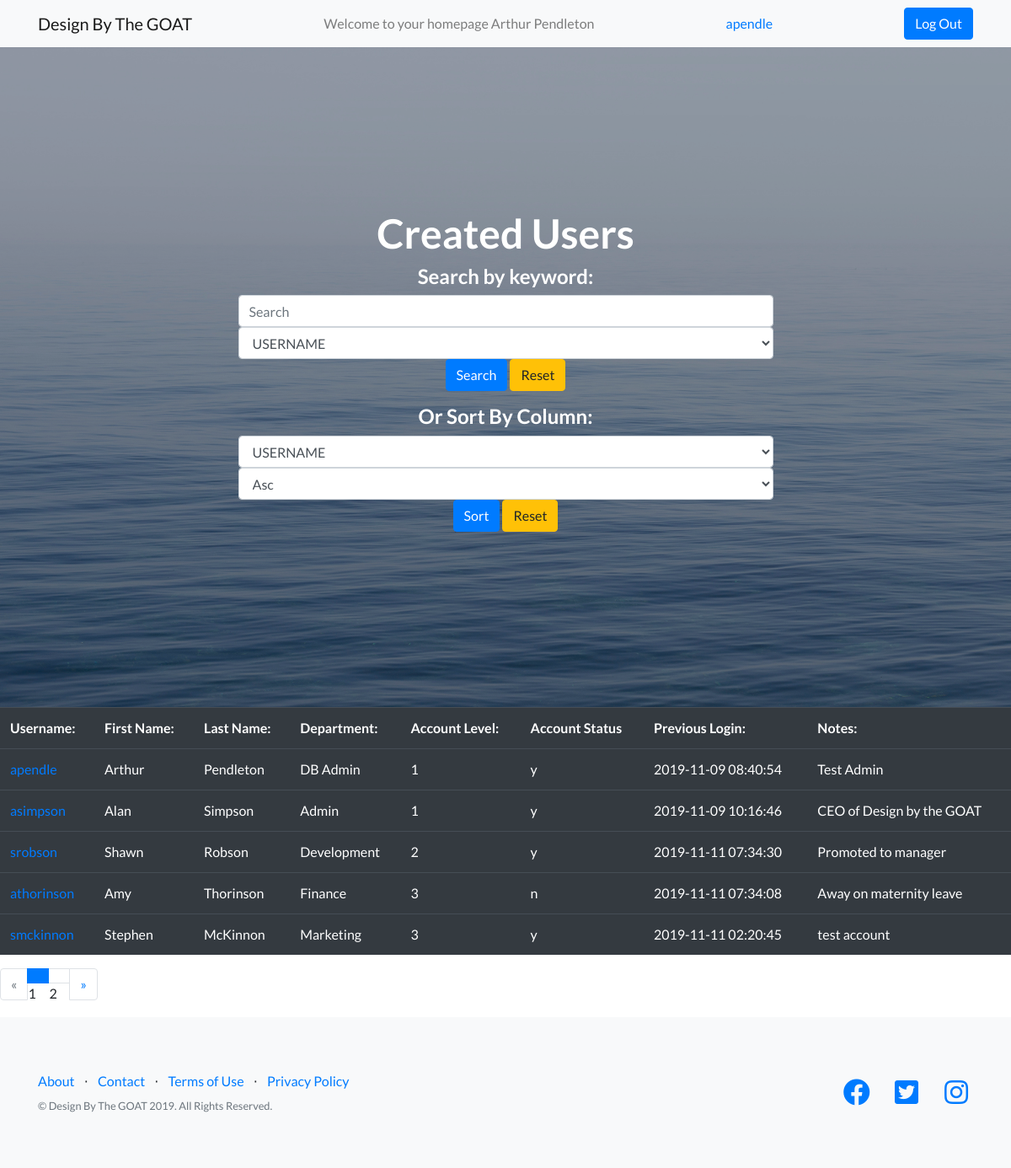
/users.php (signed in), run on the app's committed database.
### tables this page shows
CREATE TABLE `users` (
  `userID` int(5) NOT NULL COMMENT 'Primary key',
  `level` int(1) NOT NULL COMMENT 'Account level, can only be values 1 to 3',
  `department` varchar(100) DEFAULT NULL COMMENT 'department name',
  `active` char(1) NOT NULL COMMENT 'Account status, must be ''y'' or ''n''',
  `firstName` varchar(50) NOT NULL,
  `lastName` varchar(100) NOT NULL,
  `password` varchar(255) NOT NULL DEFAULT 'Password01',
  `lastLogin` datetime NOT NULL DEFAULT current_timestamp(),
  `notes` varchar(1000) DEFAULT NULL,
  `username` varchar(20) NOT NULL,
  `image` varchar(500) DEFAULT NULL,
  `bio` varchar(1000) DEFAULT NULL COMMENT 'user bio'
);

### users.php (the view, shortened to what this page needs)
<?php
    require('connect.php');
    $error = "You do not have clearance to view this page. Press back on your browser to return to the previous page.";
    if(isset($_GET['page'])){
      $page = $_GET['page'];
    }
    else{
      $page = 1;
    }
    $query = "SELECT * FROM users";
    $statement = $db->prepare($query);
    $statement->execute();
    $page_limit = 5;
    $result_count = $statement->rowCount();
    $page_total = ceil($result_count/$page_limit);
    $start_limit = ($page-1)*$page_limit;
    $query2 = "SELECT * FROM users ORDER BY userID LIMIT $start_limit, $page_limit";
    $statement2 = $db->prepare($query2);
    $statement2->execute();
    $level = $_SESSION['level'];
    $username = $_SESSION['username'];
    $name = $_SESSION['name'];
    $query3 = "SELECT userCategory FROM UserCategories";
    $statement3 = $db->prepare($query3);
    $statement3->execute();
?>
<!DOCTYPE html>
<html lang="en">
	<head>
  <link href="vendor/bootstrap/css/bootstrap.min.css" rel="stylesheet">
  <link href="vendor/fontawesome-free/css/all.min.css" rel="stylesheet">
  <link href="vendor/simple-line-icons/css/simple-line-icons.css" rel="stylesheet" type="text/css">
   <link href="css/landing-page.min.css" rel="stylesheet">
	</head>
<body>
      <nav class="navbar navbar-light bg-light static-top">
    <div class="container">
      <a class="navbar-brand" href="userindex.php">Design By The GOAT</a>
      <span class="navbar-text">
        Welcome to your homepage <?=$name?>
      </span>
      <a class="nav-link" href="#"><?=$username?> <span class="sr-only">(current)</span></a>
      <a class="btn btn-primary btn-med" href="logout.php">Log Out</a>
    </div>
  </nav>
  <?php if($level != 1):?>
    <p><?=$error?></p>
  <?php else:?>
  <header class="masthead text-white text-center">
    <div class="container">
      <div class="row">
        <div class="col-md-10 col-lg-8 col-xl-7 mx-auto">
            <h1>Created Users</h1>
          <form method="GET" action="searchUsers.php">
          <h4>Search by keyword:</h4>
          <input class="form-control mr-sm-2" type="text" placeholder="Search" aria-label="Search" name="search_value"/>
            <div class="form-group">
              <select class="form-control" name="category" id="category">
                <?php while($category = $statement3->fetch()):?>
                  <option class="dropdown-item" value="<?=$category['userCategory']?>"><?=strtoupper($category['userCategory'])?></option>
                <?php endwhile?>
              </select>
              <button class="btn btn-primary" type="submit">Search</button>
              <button class="btn btn-warning" type="submit" formaction="users.php">Reset</button>
              </div>
            </form>
            <form method="GET" action="sortUsers.php">
            <h4> Or Sort By Column:</h4>
              <div class="form-group">
                <select class="form-control" name="category" id="category">
                  <option value="username">USERNAME</option>
                </select>
                <select class="form-control" name="direction" id="direction">
                  <option class="dropdown-item" value="asc">Asc</option>
                </select>
              <button class="btn btn-primary" type="submit">Sort</button>
              <button class="btn btn-warning" type="submit" formaction="users.php">Reset</button>
              </div>
            </form>
          </div>
        </div>
      </div>
  </header>
<table class="table table-hover table-dark">
    <tbody>
        <tr>
            <th>Username:</th>
            <th>First Name:</th>
            <th>Last Name:</th>
            <th>Department:</th>
            <th>Account Level:</th>
            <th>Account Status</th>
            <th>Previous Login:</th>
            <th>Notes:</th>
        </tr>
        <?php while($row = $statement2->fetch()):?>
        <tr>
            <td><a href="edituser.php?username=<?=$row['username']?>"><?=$row['username']?></td>
            <td><?=$row['firstName']?></td>
            <td><?=$row['lastName']?></td>
            <td><?=$row['department']?></td>
            <td><?=$row['level']?></td>
            <td><?=$row['active']?></td>
            <td><?=$row['lastLogin']?></td>
            <td><?=$row['notes']?></td>
        </tr>
        <?php endwhile?>
    </tbody>
</table>
<nav aria-label="Page navigation">
  <ul class="pagination">
  <?php if($page == 1):?>
      <li class="page-item disabled">
  <?php else:?>
      <li class="page-item enabled">
  <?php endif?>
      <a class="page-link" href="users.php?page=<?=$page-1?>" aria-label="Previous">
        <span aria-hidden="true">&laquo;</span>
      </a>
    </li>
    <li class="page-item active"><a class="page-link" href="users.php?page=<?=$page?>"></a><?=$page?></li>
    <li class="page-item"><a class="page-link" href="users.php?page=<?=$page+1?>"></a><?=$page+1?></li>
    <li class="page-item">
    <?php if($page == $page_total):?>
      <li class="page-item disabled">
    <?php else:?>
        <li class="page-item enabled">
    <?php endif?>
      <a class="page-link" href="users.php?page=<?=$page+1?>" aria-label="Next">
        <span aria-hidden="true">&raquo;</span>
      </a>
    </li>
  </ul>
</nav>
  <footer class="footer bg-light">
    <div class="container">
      <div class="row">
        <div class="col-lg-6 h-100 text-center text-lg-left my-auto">
          <ul class="list-inline mb-2">
            <li class="list-inline-item">
              <a href="#">About</a>
            </li>
            <li class="list-inline-item">&sdot;</li>
            <li class="list-inline-item">
              <a href="#">Contact</a>
            </li>
            <li class="list-inline-item">&sdot;</li>
            <li class="list-inline-item">
              <a href="#">Terms of Use</a>
            </li>
            <li class="list-inline-item">&sdot;</li>
            <li class="list-inline-item">
              <a href="#">Privacy Policy</a>
            </li>
          </ul>
          <p class="text-muted small mb-4 mb-lg-0">&copy; Design By The GOAT 2019. All Rights Reserved.</p>
        </div>
        <div class="col-lg-6 h-100 text-center text-lg-right my-auto">
          <ul class="list-inline mb-0">
            <li class="list-inline-item mr-3">
              <a href="#">
                <i class="fab fa-facebook fa-2x fa-fw"></i>
              </a>
            </li>
            <li class="list-inline-item mr-3">
              <a href="#">
                <i class="fab fa-twitter-square fa-2x fa-fw"></i>
              </a>
            </li>
            <li class="list-inline-item">
              <a href="#">
                <i class="fab fa-instagram fa-2x fa-fw"></i>
              </a>
            </li>
          </ul>
        </div>
      </div>
    </div>
  </footer>
  <?php endif?>
  </body>
</html>

### data on the page
users: username "apendle", firstName "Arthur", lastName "Pendleton", department "DB Admin", level "1", active "y", lastLogin "2019-11-09 08:40:54", notes "Test Admin"
users: username "asimpson", firstName "Alan", lastName "Simpson", department "Admin", level "1", active "y", lastLogin "2019-11-09 10:16:46", notes "CEO of Design by the GOAT"
users: username "srobson", firstName "Shawn", lastName "Robson", department "Development", level "2", active "y", lastLogin "2019-11-11 07:34:30", notes "Promoted to manager"
users: username "athorinson", firstName "Amy", lastName "Thorinson", department "Finance", level "3", active "n", lastLogin "2019-11-11 07:34:08", notes "Away on maternity leave"
users: username "smckinnon", firstName "Stephen", lastName "McKinnon", department "Marketing", level "3", active "y", lastLogin "2019-11-11 02:20:45", notes "test account"

### other printed values
$name "Arthur Pendleton"
$username "apendle"
$page "1"
$page+1 "2"
form field category "USERNAME"
